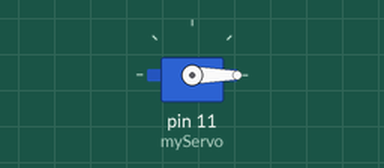
Bench run of a sketch on a simulated Arduino Uno, built with avr-gcc and run on an emulated ATmega328P. Parts: servo.

Above: at 0.05 s.
At 4.45 s:
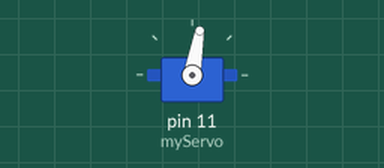
At 8.95 s:
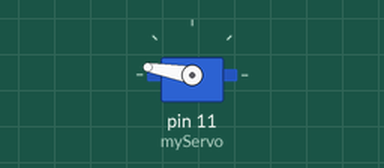
At 17.95 s:
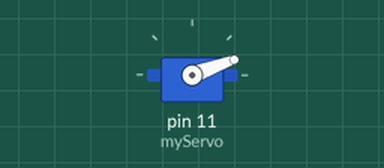
Timing chart, 0 to 24.7 s (numbered marks = the images above):
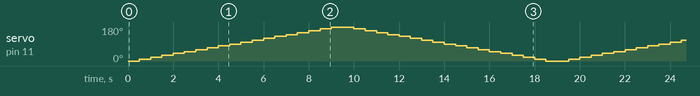

The sketch:

MFL01_Servo.ino
```cpp
#include <Servo.h>

Servo myServo;   // create servo object

void setup() {
  myServo.attach(11);   // connect servo to pin 11
}

void loop() {

  // Move from 0 to 180 degrees
  for (int angle = 0; angle <= 180; angle += 10) {
    myServo.write(angle);
    delay(500);   // wait 0.5 second
  }

  // Move from 180 back to 0 degrees
  for (int angle = 180; angle >= 0; angle -= 10) {
    myServo.write(angle);
    delay(500);   // wait 0.5 second
  }
}
```
